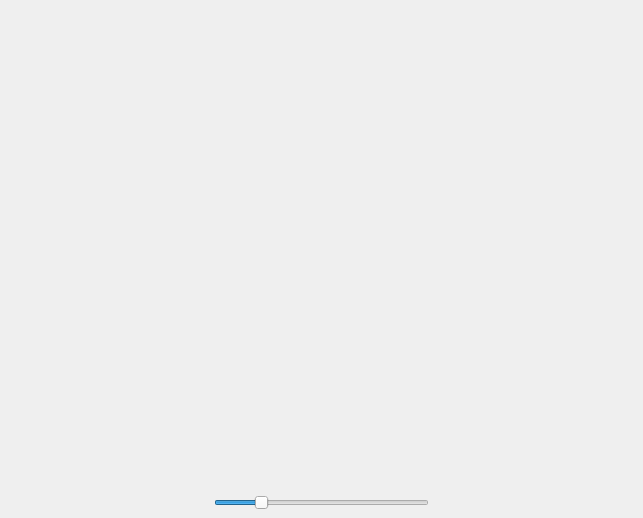
<?xml version="1.0" encoding="UTF-8"?>
<ui version="4.0">
 <class>PCLViewer</class>
 <widget class="QMainWindow" name="PCLViewer">
  <property name="geometry">
   <rect>
    <x>0</x>
    <y>0</y>
    <width>643</width>
    <height>518</height>
   </rect>
  </property>
  <property name="minimumSize">
   <size>
    <width>0</width>
    <height>0</height>
   </size>
  </property>
  <property name="maximumSize">
   <size>
    <width>5000</width>
    <height>5000</height>
   </size>
  </property>
  <property name="windowTitle">
   <string>PCLViewer</string>
  </property>
  <widget class="QWidget" name="centralwidget">
   <layout class="QGridLayout" name="gridLayout">
    <property name="leftMargin">
     <number>0</number>
    </property>
    <property name="topMargin">
     <number>0</number>
    </property>
    <property name="rightMargin">
     <number>0</number>
    </property>
    <property name="bottomMargin">
     <number>5</number>
    </property>
    <item row="0" column="0">
     <widget class="QVTKWidget" name="qvtkWidget" native="true"/>
    </item>
    <item row="1" column="0">
     <layout class="QHBoxLayout" name="horizontalLayout">
      <item>
       <spacer name="horizontalSpacer_2">
        <property name="orientation">
         <enum>Qt::Horizontal</enum>
        </property>
        <property name="sizeHint" stdset="0">
         <size>
          <width>40</width>
          <height>20</height>
         </size>
        </property>
       </spacer>
      </item>
      <item>
       <widget class="QSlider" name="horizontalSlider_p">
        <property name="minimum">
         <number>1</number>
        </property>
        <property name="maximum">
         <number>6</number>
        </property>
        <property name="value">
         <number>2</number>
        </property>
        <property name="orientation">
         <enum>Qt::Horizontal</enum>
        </property>
       </widget>
      </item>
      <item>
       <spacer name="horizontalSpacer">
        <property name="orientation">
         <enum>Qt::Horizontal</enum>
        </property>
        <property name="sizeHint" stdset="0">
         <size>
          <width>40</width>
          <height>20</height>
         </size>
        </property>
       </spacer>
      </item>
     </layout>
    </item>
   </layout>
  </widget>
 </widget>
 <customwidgets>
  <customwidget>
   <class>QVTKWidget</class>
   <extends>QWidget</extends>
   <header>QVTKWidget.h</header>
  </customwidget>
 </customwidgets>
 <resources/>
 <connections/>
</ui>
